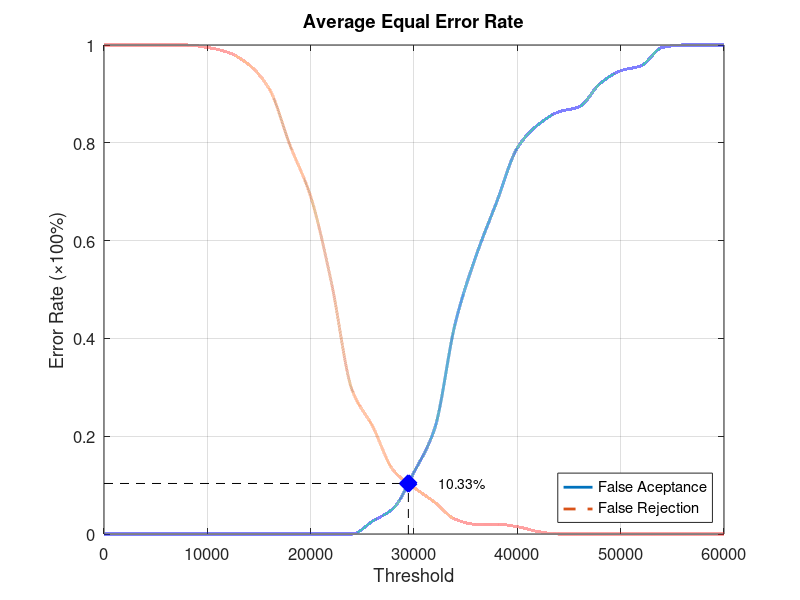
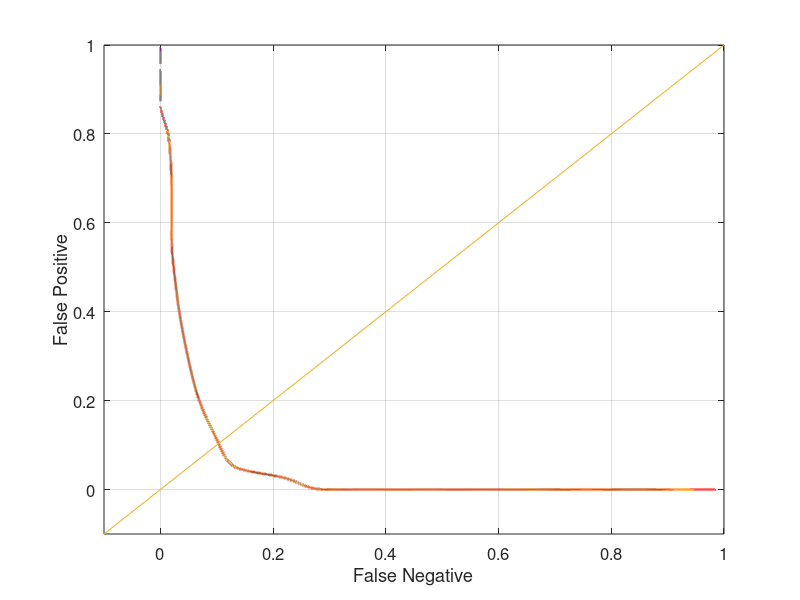

The MATLAB script that drew these images, in order:
function yEER = Database3_2
close all;
clear;
clc;
x = 0:2000:60000;
xq = 0:0.5:60000;

y0 = [0 0 0 0 0 0 0 0 0 0 0 0 0 0.0263158 0.0526316 0.126316 0.215789 0.431579 0.568421 0.678947 0.789474 0.836842 0.863158 0.873684 0.921053 0.947368 0.957895 0.994737 1 1 1];
yy0 = interp1(x, y0, xq, 'pchip');
y1 = [1 1 1 1 1 0.995 0.985 0.96 0.91 0.795 0.69 0.515 0.295 0.22 0.13 0.095 0.065 0.03 0.02 0.02 0.015 0.005 0 0 0 0 0 0 0 0 0];
yy1 = interp1(x, y1, xq, 'pchip');

% Calculating EER: 
y2 = abs(y0 - y1);
find(y2 == min(y2))
yy2 = abs(yy0 - yy1);
xEER = find(yy2 == min(yy2));
xEERIndex = xq(xEER) % X-axis EER
yEER = yy0(xEER) % Y-axis EER

main = figure
plot(xq, yy0,'-','LineWidth', 2);	hold on
plot(xq, yy1,'--','LineWidth', 2);	hold on
plot([xEERIndex xEERIndex], [0 yEER], 'k--');	hold on
plot([0 xEERIndex], [yEER yEER], 'k--');	hold on
plot(xEERIndex, yEER, 'bx', 'LineWidth', 10);	hold on
text(xEERIndex + 10 * xEERIndex / 100, yEER, [num2str(round((10000 * yEER)) / 100) '%'])
legend('False Aceptance', 'False Rejection', 'Location', 'SouthEast')
xlabel('Threshold')
ylabel('Error Rate (\times100%)')
title('Average Equal Error Rate')
set(gca, 'FontSize', 12)
axis([0 60000 0 1])
grid on

print(main, 'Database3_2Main', '-dpng');
FNRxFPR = figure('Color', [1 1 1]);
plot(yy1, yy0, '-', yy1, yy0, 'LineWidth', 2);
hold on
y = -0.1:0.1:1
plot(y, y); 
set(gca, 'FontSize', 12)
xlabel('False Negative')
ylabel('False Positive')
axis([-0.1 1 -0.1 1])
set(gca, 'FontSize', 12)
grid on

print(FNRxFPR, 'Database3_2FNRxFPR','-dpng');
end
